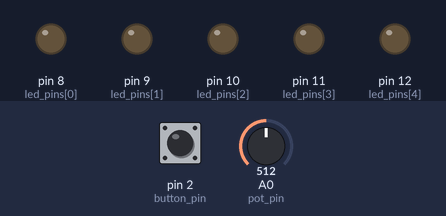
A sketch run on a simulated Arduino Uno, built with avr-gcc and run on an emulated ATmega328P. Parts: output pins drawn as LEDs (lit = HIGH). Dashed ring = blinking. The inputs (shaded band) are chosen by the test bench; at power-on: pin 2 (button_pin) HIGH, A0 (pot_pin) = 512.

Above: at 1.2 s.
1.3 s: pin 2 (button_pin) pulled LOW for 0.15 s
At 2.3 s:
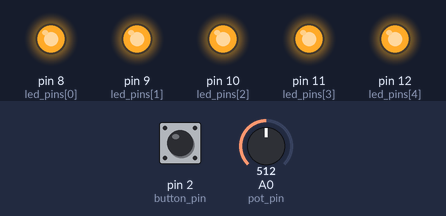
2.9 s: pin 2 (button_pin) pulled LOW for 1 s
At 3.65 s:
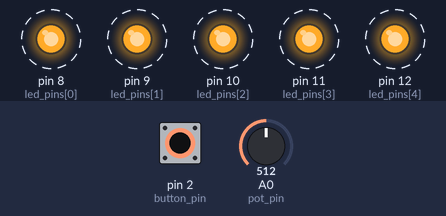
6.2 s: pin 2 (button_pin) pulled LOW for 0.15 s
At 7.2 s:
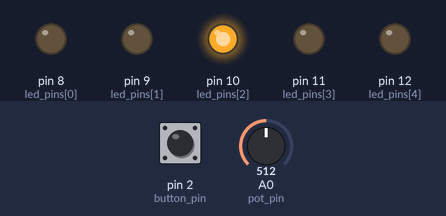
7.8 s: A0 (pot_pin) set to 536
9.3 s: A0 (pot_pin) set to 560
At 9.6 s:
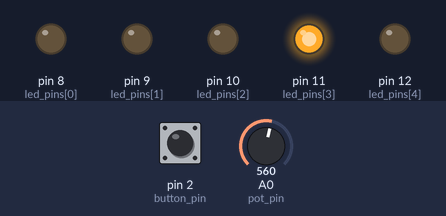
10.8 s: A0 (pot_pin) set to 306
At 11.9 s:
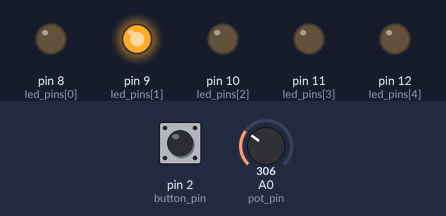
Timing chart, 0 to 13.3 s (numbered marks = the images above; inputs shaded):
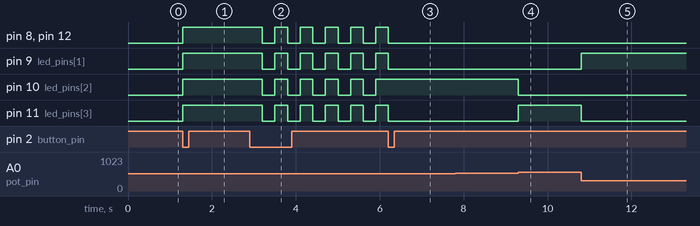

Measured:
- the behaviour switches between 545 and 546 on A0 (pot_pin) (found by bisection; images 3 and 4)
- after the input at 1.3 s, pin 8 (led_pins[0]), pin 9 (led_pins[1]), pin 10 (led_pins[2]), pin 11 (led_pins[3]), pin 12 (led_pins[4]): LOW → HIGH at once
- after the input at 2.9 s, pin 8 (led_pins[0]), pin 9 (led_pins[1]), pin 10 (led_pins[2]), pin 11 (led_pins[3]), pin 12 (led_pins[4]): alternates HIGH for 0.30 s and LOW for 0.30 s, starting after 0.30 s
- after the input at 6.2 s, pin 8 (led_pins[0]), pin 9 (led_pins[1]), pin 11 (led_pins[3]), pin 12 (led_pins[4]): goes on until 6.2 s, then stays LOW; pin 10 (led_pins[2]): stops changing and stays HIGH
- after the input at 7.8 s, every drawn part: stays the same
- after the input at 9.3 s, pin 10 (led_pins[2]): HIGH → LOW at once; pin 11 (led_pins[3]): LOW → HIGH at once
- after the input at 10.8 s, pin 9 (led_pins[1]): LOW → HIGH at once; pin 11 (led_pins[3]): HIGH → LOW at once

The sketch:

blinkingLights.ino
```cpp
/*
 * Jared and Adam Poe Lab 1
 */

const int num_leds = 5;
const int led_pins[] = {8, 9, 10, 11, 12};

const int button_pin = 2;  // Pins 2 & 3 support interrupts
const int pot_pin = A0;

const int pot_max = 910;  // Maximum value from pot
const int pot_led_index = pot_max / num_leds;  // Value per LED

int cur_mode = 0;
const int num_modes = 4;

unsigned long last_debounce_millis = 0;
unsigned long cur_debounce_millis = 0;
const int debounce_delay = 100;

unsigned long last_time_millis = 0;
unsigned long cur_time_millis = 0;

bool mode_blinking_led_status = false;
const int mode_blinking_delay_millis = 300;


const bool debug = false;

void mode_on(){
  /* All LEDs on */
  if (debug) {
    Serial.println("mode_on");
  }
   for (int i=0; i < num_leds; i++){
    digitalWrite(led_pins[i], HIGH);
  }
}

void mode_off(){
  /* All LEDs off */
  if (debug) {
    Serial.println("mode_off");
  }
  for (int i=0; i < num_leds; i++){
    digitalWrite(led_pins[i], LOW);
  }
}

void mode_blinking(){
  /* Blink LEDs every mode_blinking_delay_millis ms */
  if (debug) {
    Serial.println("mode_blinking");
  }

  cur_time_millis = millis();
  if (cur_time_millis - last_time_millis > mode_blinking_delay_millis) {
    last_time_millis = cur_time_millis;
    mode_blinking_led_status = !mode_blinking_led_status;
     for (int i=0; i < num_leds; i++){
      digitalWrite(led_pins[i], mode_blinking_led_status);
    }
  }
}

void mode_adjust(){
 /* Use the pot to pick an LED to be on */
 if (debug) {
  Serial.println("mode_adjust");
 }
 int cur_pin_on = analogRead(pot_pin) / pot_led_index; // Index of pin to turn on
 for (int i=0; i < num_leds; i++){
    digitalWrite(led_pins[i], i == cur_pin_on);  // True if i = cur_pin_on, else false
  }
}


void increment_mode_isr(){
  cur_debounce_millis = millis();
  if(cur_debounce_millis - last_debounce_millis < debounce_delay){
    return;
  }

  last_debounce_millis = cur_debounce_millis;

  cur_mode++;
  if (cur_mode == num_modes){
    cur_mode = 0;
  }
}

void setup() {
  Serial.begin(9600);

  for (int i=0; i < num_leds; i++){
    pinMode(led_pins[i], OUTPUT);
  }

  pinMode(button_pin, INPUT);
  attachInterrupt(digitalPinToInterrupt(button_pin), increment_mode_isr, FALLING);
}

void loop() {
  switch (cur_mode) {
    case 0:
      mode_off();
      break;

    case 1:
      mode_on();
      break;

    case 2:
      mode_blinking();
      break;

    case 3:
      mode_adjust();
      break;

    default:
      Serial.println("switch failed");
  }
}
```
